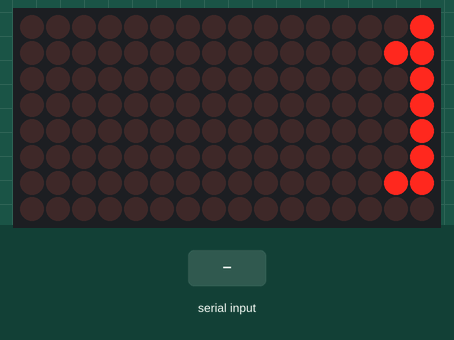
Simulated run of this sketch. Board: Arduino Uno, built with avr-gcc and run on an emulated ATmega328P. On the bench: 16×8 LED matrix. Inputs (shaded band) come from the test bench. What the sketch prints to the serial monitor is not drawn.

Above: at 0.77 s.
18.1 s: "." received over Serial
At 18.22 s:
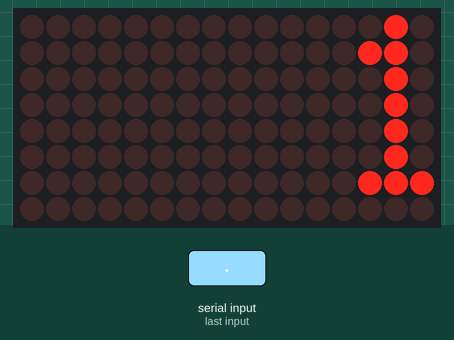
19.8 s: "1" received over Serial
At 20.3 s:
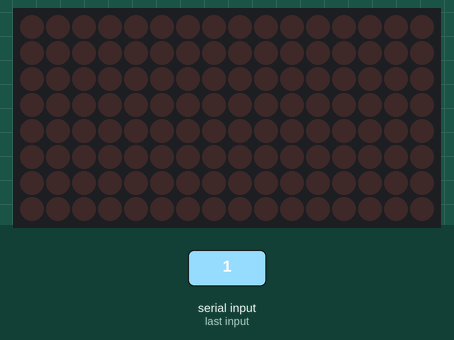
At 35.27 s:
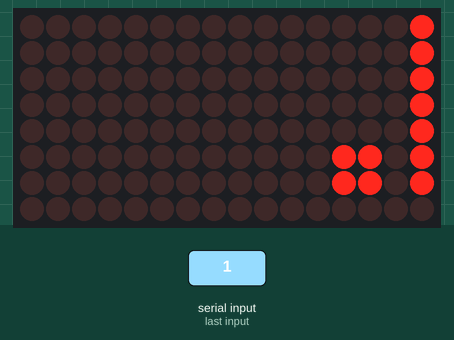
36.7 s: "0" received over Serial
38.5 s: "2" received over Serial
40.6 s: "." received over Serial
42.8 s: "1" received over Serial
At 47.07 s:
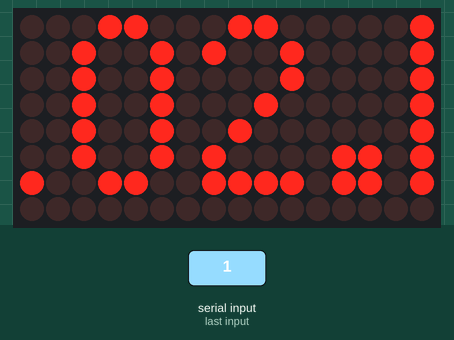

The sketch:

matrixScrollingText.ino
```cpp
#include <MaxMatrix.h>
#include <pgmspace.h>


PROGMEM const unsigned char CH[] = {
3, 8, B00000000, B00000000, B00000000, B00000000, B00000000, // space
1, 8, B01011111, B00000000, B00000000, B00000000, B00000000, // !
3, 8, B00000011, B00000000, B00000011, B00000000, B00000000, // "
5, 8, B00010100, B00111110, B00010100, B00111110, B00010100, // #
4, 8, B00100100, B01101010, B00101011, B00010010, B00000000, // $
5, 8, B01100011, B00010011, B00001000, B01100100, B01100011, // %
5, 8, B00110110, B01001001, B01010110, B00100000, B01010000, // &
1, 8, B00000011, B00000000, B00000000, B00000000, B00000000, // '
3, 8, B00011100, B00100010, B01000001, B00000000, B00000000, // (
3, 8, B01000001, B00100010, B00011100, B00000000, B00000000, // )
5, 8, B00101000, B00011000, B00001110, B00011000, B00101000, // *
5, 8, B00001000, B00001000, B00111110, B00001000, B00001000, // +
2, 8, B10110000, B01110000, B00000000, B00000000, B00000000, // ,
4, 8, B00001000, B00001000, B00001000, B00001000, B00000000, // -
2, 8, B01100000, B01100000, B00000000, B00000000, B00000000, // .
4, 8, B01100000, B00011000, B00000110, B00000001, B00000000, // /
4, 8, B00111110, B01000001, B01000001, B00111110, B00000000, // 0
3, 8, B01000010, B01111111, B01000000, B00000000, B00000000, // 1
4, 8, B01100010, B01010001, B01001001, B01000110, B00000000, // 2
4, 8, B00100010, B01000001, B01001001, B00110110, B00000000, // 3
4, 8, B00011000, B00010100, B00010010, B01111111, B00000000, // 4
4, 8, B00100111, B01000101, B01000101, B00111001, B00000000, // 5
4, 8, B00111110, B01001001, B01001001, B00110000, B00000000, // 6
4, 8, B01100001, B00010001, B00001001, B00000111, B00000000, // 7
4, 8, B00110110, B01001001, B01001001, B00110110, B00000000, // 8
4, 8, B00000110, B01001001, B01001001, B00111110, B00000000, // 9
2, 8, B01010000, B00000000, B00000000, B00000000, B00000000, // :
2, 8, B10000000, B01010000, B00000000, B00000000, B00000000, // ;
3, 8, B00010000, B00101000, B01000100, B00000000, B00000000, // <
3, 8, B00010100, B00010100, B00010100, B00000000, B00000000, // =
3, 8, B01000100, B00101000, B00010000, B00000000, B00000000, // >
4, 8, B00000010, B01011001, B00001001, B00000110, B00000000, // ?
5, 8, B00111110, B01001001, B01010101, B01011101, B00001110, // @
4, 8, B01111110, B00010001, B00010001, B01111110, B00000000, // A
4, 8, B01111111, B01001001, B01001001, B00110110, B00000000, // B
4, 8, B00111110, B01000001, B01000001, B00100010, B00000000, // C
4, 8, B01111111, B01000001, B01000001, B00111110, B00000000, // D
4, 8, B01111111, B01001001, B01001001, B01000001, B00000000, // E
4, 8, B01111111, B00001001, B00001001, B00000001, B00000000, // F
4, 8, B00111110, B01000001, B01001001, B01111010, B00000000, // G
4, 8, B01111111, B00001000, B00001000, B01111111, B00000000, // H
3, 8, B01000001, B01111111, B01000001, B00000000, B00000000, // I
4, 8, B00110000, B01000000, B01000001, B00111111, B00000000, // J
4, 8, B01111111, B00001000, B00010100, B01100011, B00000000, // K
4, 8, B01111111, B01000000, B01000000, B01000000, B00000000, // L
5, 8, B01111111, B00000010, B00001100, B00000010, B01111111, // M
5, 8, B01111111, B00000100, B00001000, B00010000, B01111111, // N
4, 8, B00111110, B01000001, B01000001, B00111110, B00000000, // O
4, 8, B01111111, B00001001, B00001001, B00000110, B00000000, // P
4, 8, B00111110, B01000001, B01000001, B10111110, B00000000, // Q
4, 8, B01111111, B00001001, B00001001, B01110110, B00000000, // R
4, 8, B01000110, B01001001, B01001001, B00110010, B00000000, // S
5, 8, B00000001, B00000001, B01111111, B00000001, B00000001, // T
4, 8, B00111111, B01000000, B01000000, B00111111, B00000000, // U
5, 8, B00001111, B00110000, B01000000, B00110000, B00001111, // V
5, 8, B00111111, B01000000, B00111000, B01000000, B00111111, // W
5, 8, B01100011, B00010100, B00001000, B00010100, B01100011, // X
5, 8, B00000111, B00001000, B01110000, B00001000, B00000111, // Y
4, 8, B01100001, B01010001, B01001001, B01000111, B00000000, // Z
2, 8, B01111111, B01000001, B00000000, B00000000, B00000000, // [
4, 8, B00000001, B00000110, B00011000, B01100000, B00000000, // \ backslash
2, 8, B01000001, B01111111, B00000000, B00000000, B00000000, // ]
3, 8, B00000010, B00000001, B00000010, B00000000, B00000000, // hat
4, 8, B01000000, B01000000, B01000000, B01000000, B00000000, // _
2, 8, B00000001, B00000010, B00000000, B00000000, B00000000, // `
4, 8, B00100000, B01010100, B01010100, B01111000, B00000000, // a
4, 8, B01111111, B01000100, B01000100, B00111000, B00000000, // b
4, 8, B00111000, B01000100, B01000100, B00101000, B00000000, // c
4, 8, B00111000, B01000100, B01000100, B01111111, B00000000, // d
4, 8, B00111000, B01010100, B01010100, B00011000, B00000000, // e
3, 8, B00000100, B01111110, B00000101, B00000000, B00000000, // f
4, 8, B10011000, B10100100, B10100100, B01111000, B00000000, // g
4, 8, B01111111, B00000100, B00000100, B01111000, B00000000, // h
3, 8, B01000100, B01111101, B01000000, B00000000, B00000000, // i
4, 8, B01000000, B10000000, B10000100, B01111101, B00000000, // j
4, 8, B01111111, B00010000, B00101000, B01000100, B00000000, // k
3, 8, B01000001, B01111111, B01000000, B00000000, B00000000, // l
5, 8, B01111100, B00000100, B01111100, B00000100, B01111000, // m
4, 8, B01111100, B00000100, B00000100, B01111000, B00000000, // n
4, 8, B00111000, B01000100, B01000100, B00111000, B00000000, // o
4, 8, B11111100, B00100100, B00100100, B00011000, B00000000, // p
4, 8, B00011000, B00100100, B00100100, B11111100, B00000000, // q
4, 8, B01111100, B00001000, B00000100, B00000100, B00000000, // r
4, 8, B01001000, B01010100, B01010100, B00100100, B00000000, // s
3, 8, B00000100, B00111111, B01000100, B00000000, B00000000, // t
4, 8, B00111100, B01000000, B01000000, B01111100, B00000000, // u
5, 8, B00011100, B00100000, B01000000, B00100000, B00011100, // v
5, 8, B00111100, B01000000, B00111100, B01000000, B00111100, // w
5, 8, B01000100, B00101000, B00010000, B00101000, B01000100, // x
4, 8, B10011100, B10100000, B10100000, B01111100, B00000000, // y
3, 8, B01100100, B01010100, B01001100, B00000000, B00000000, // z
3, 8, B00001000, B00110110, B01000001, B00000000, B00000000, // {
1, 8, B01111111, B00000000, B00000000, B00000000, B00000000, // |
3, 8, B01000001, B00110110, B00001000, B00000000, B00000000, // }
4, 8, B00001000, B00000100, B00001000, B00000100, B00000000, // ~
};

int data = 12;    // DIN pin of MAX7219 module
int load = 10;    // CS pin of MAX7219 module
int clock = 11;  // CLK pin of MAX7219 module

int maxInUse = 2;  //how many MAX7219 are connected

MaxMatrix m(data, load, clock, maxInUse); // define Library

byte buffer[10];

String content = "";
boolean stringComplete = false;
char string1[] = " 1                                        ";  // Scrolling Text
char character;

void setup(){
  m.init(); // module MAX7219
  m.setIntensity(5); // LED Intensity 0-15
  Serial.begin(9600);
}

void loop(){

  byte c;
  delay(100);
  m.shiftLeft(false, true);
  printStringWithShift(string1, 100);  // Send scrolling Text

  if (stringComplete) {


  }
}

// Put extracted character on Display
void printCharWithShift(char c, int shift_speed){
  if (c < 32) return;
  c -= 32;
  memcpy_P(buffer, CH + 7*c, 7);
  m.writeSprite(maxInUse*8, 0, buffer);
  m.setColumn(maxInUse*8 + buffer[0], 0);

  for (int i=0; i<buffer[0]+1; i++)
  {
    delay(shift_speed);
    m.shiftLeft(false, false);
  }
}

// Extract characters from Scrolling text
void printStringWithShift(char* s, int shift_speed){
  while (*s != 0){
    printCharWithShift(*s, shift_speed);
    s++;
  }
}

void serialEvent() {
  while (Serial.available()) {
    /* read the most recent byte */

    char character = (char)Serial.read();
    content += character;
    content.toCharArray(string1, 50);
    Serial.write(string1);
    if ( character == '.' ){
      content += "B";

      stringComplete = true;
    }

  }
}
```

Measured:
- after the input at 19.8 s, the display: first differs from a run without the input after 15.4 s (image 3)
- after the input at 42.8 s, the display: first differs from a run without the input after 4.2 s (image 4)
- what the display in image 2 shows lasts 15.1 s, from 19.8 s to 34.9 s
